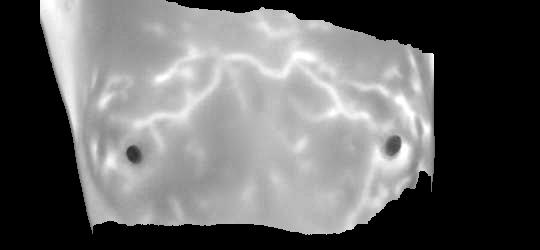
#> input picture src/assets/original/S_80.jpg, 540 x 250 px
$ python resize.py
#> lines starting #> are read from the running program, lines starting #| are printed output that depends on the picture
from PIL import Image
import os

# Paths
input_path = "src/assets/original/S_80.jpg"
output_directory = "src/assets/resized"
output_path = os.path.join(output_directory, "S_80_resized.jpg")

# Ensure the output directory exists
os.makedirs(output_directory, exist_ok=True)

# Resize the image
try:
    image = Image.open(input_path)
#> image is the input picture: PIL image 540x250 L; min 0, max 255, mean 102
    image_resized = image.resize((224, 224))  # Resize to 224x224 pixels
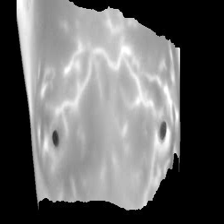
#> image_resized: PIL image 224x224 L; min 0, max 255, mean 102
    image_resized.save(output_path)
    print(f"Image resized and saved to {output_path}")
except FileNotFoundError:
    print(f"File not found: {input_path}")
except Exception as e:
    print(f"An error occurred: {e}")
